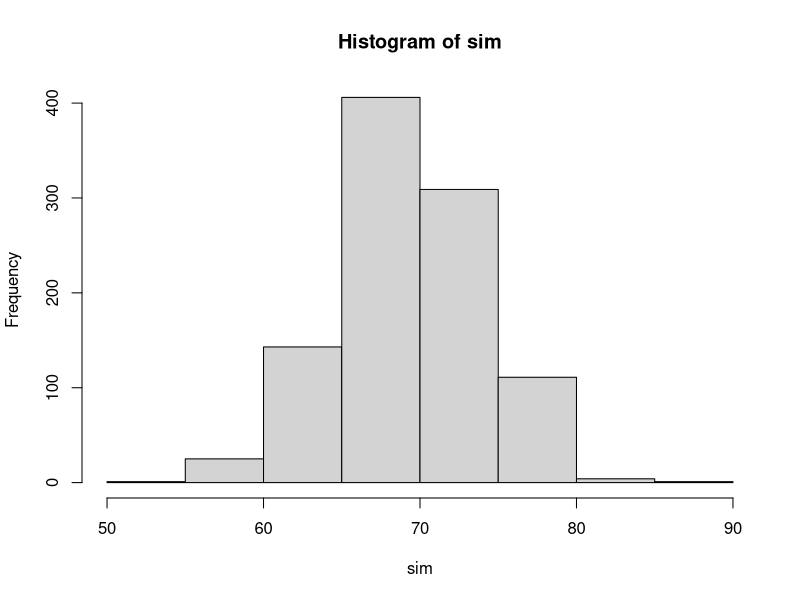
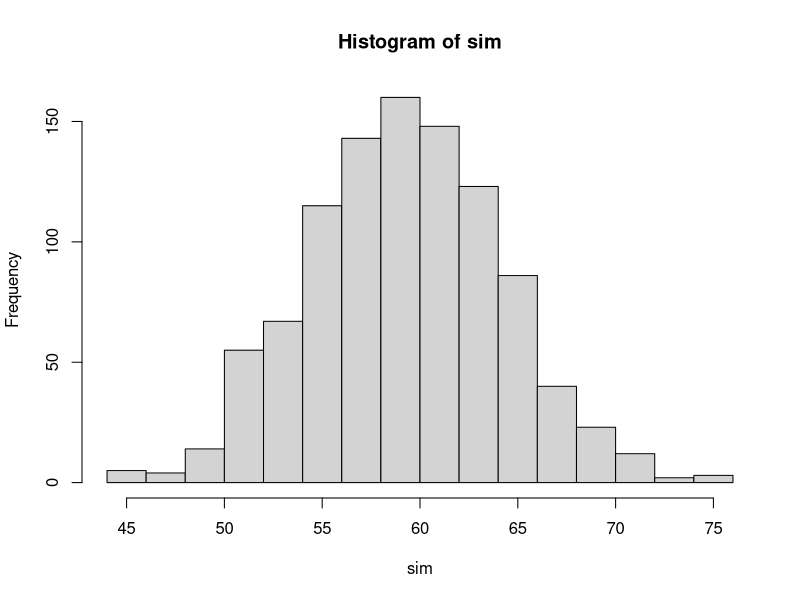

Generate these figures, in order, with R:
############################
## Probability Example 1
## Binomial(n, p)
## p is parameter of model
############################
M=1000
sim = rbinom(M, 100, 0.7) # generate M Bin(n=100,p=0.7) random variables
hist(sim) # approximate distribution of X ~ Bin(100,0.7)
sum(sim>70)/M # compute proportion > 70. Approximates P(X>70)

sim = rbinom(M, 100, 0.6) # generate M Bin(n=100,p=0.7) random variables
hist(sim) # approximate distribution of X ~ Bin(100,0.6)
sum(sim>70)/M # compute proportion > 70. Approximates P(X>70)
sum(sim>60)/M # compute proportion > 60. Approximates P(X>60)




